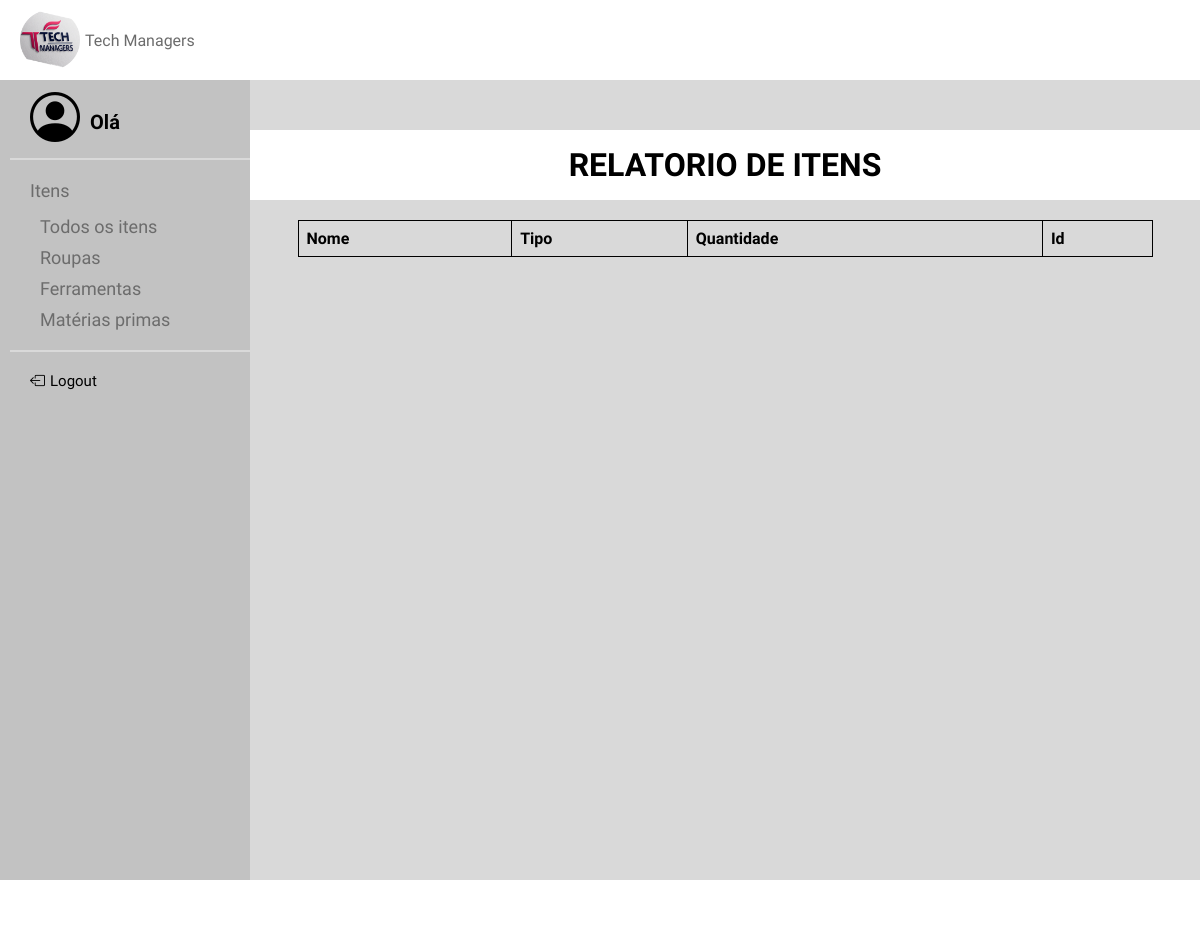
Before: /TelaRelatorio with the older database file.
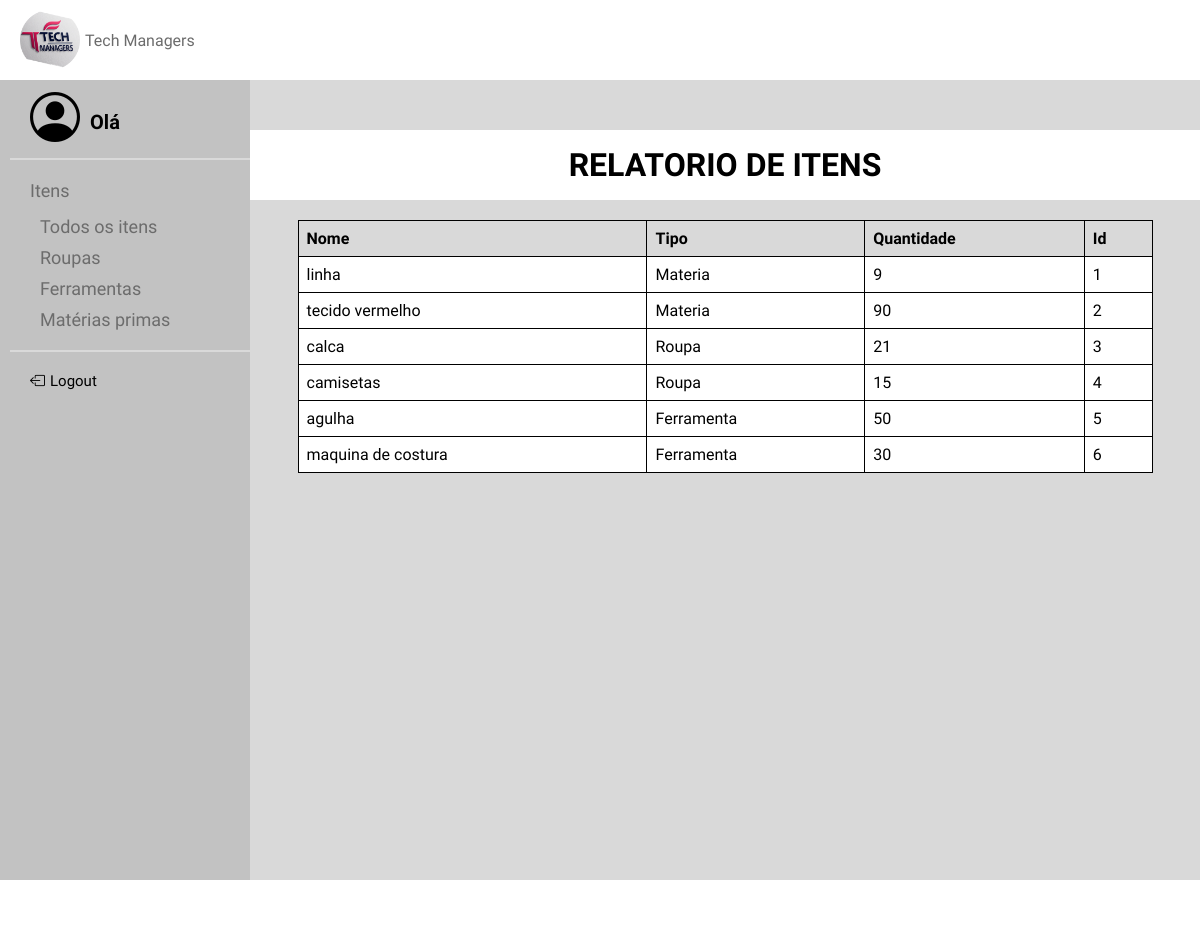
After: the same page with the newer database file.
### models.py (models this page shows, shortened)
class ITEM(Base):
    __tablename__ = 'item'
    id = Column(Integer, primary_key=True, unique=True, nullable=False, index=True)
    nome = Column(String(40), nullable=False, index=True)
    tipo = Column(String(40), nullable=False, index=True)
    quantidade = Column(Integer, nullable=False, index=True)

### app.py (the view)
@app.route('/TelaRelatorio', methods=['GET'])
def TelaRelatorio():
    itens = ITEM.query.all()
    return render_template("RelatorioItens.html", itens=itens)

### templates/RelatorioItens.html
<!DOCTYPE html>
{% extends "base.html" %}
{% block conteudo %}
    <link rel="stylesheet" href="../static/RelatorioItens.css">
    <h1>RELATORIO DE ITENS</h1>
    <table>
        <thead>
        <tr>
            <th>Nome</th>
            <th>Tipo</th>
            <th>Quantidade</th>
            <th>Id</th>
        </tr>
        </thead>
        <tbody>
        {% for item in itens %}
        <tr>
            <td>{{ item.nome }}</td>
            <td>{{ item.tipo }}</td>
            <td>{{ item.quantidade }}</td>
            <td>{{ item.id }}</td>
        </tr>
        {% endfor %}
        </tbody>
    </table>
{% endblock %}

### templates/base.html (shortened to what this page needs)
<!DOCTYPE html>
<html lang="pt-br">
<head>
    <link rel="stylesheet" href="https://cdn.jsdelivr.net/npm/bootstrap-icons@1.10.5/font/bootstrap-icons.css">
    <link rel="stylesheet" href="/static/base.css">
</head>
<body>
<header>
    <a class="navbar-brand" id="logo">
        <img src="../static/imagens/logo.png" width="60" height="60">
        <strong class="koulen-regular" id="txt_logo">Tech Managers</strong>
    </a>
</header>
<aside class="sidebar">
    {% if 'admin' in session and session['admin'] %}
        <div class="pessoa"><i class="bi bi-person-circle" id="person"></i>
            <p>Olá Admin</p></div>
        <hr>
        <dl class="lista">
            <dt class="dt1" id="txt"><a href="{{ url_for('telafuncionarios') }}">Funcionarios</a></dt>
            <dt class="dt2" id="txt"><a href="{{ url_for('telaitens') }}">Itens</a></dt>
            <dd class="dd1" id="txt"><a href="{{ url_for('telaitens') }}">Todos os itens</a></dd>
            <dd class="dd2" id="txt"><a href="{{ url_for('tela_roupas') }}">Roupas</a></dd>
            <dd class="dd3" id="txt"><a href="{{ url_for('tela_ferramentas') }}">Ferramentas</a></dd>
            <dd class="dd4" id="txt"><a href="{{ url_for('tela_materia_prima') }}">Matérias primas</a></dd>
        </dl>
    {% else %}
        <div class="pessoa"><i class="bi bi-person-circle" id="person"></i>
            <p>Olá {{ session['nome_funcionario'] }}</p></div>
        <hr>
        <dl class="lista">
            <dt class="dt2" id="txt"><a href="{{ url_for('TelaFI') }}">Itens</a></dt>
            <dd class="dd1" id="txt"><a href="{{ url_for('TelaFI') }}">Todos os itens</a></dd>
            <dd class="dd2" id="txt"><a href="{{ url_for('tela_roupas') }}">Roupas</a></dd>
            <dd class="dd3" id="txt"><a href="{{ url_for('tela_ferramentas') }}">Ferramentas</a></dd>
            <dd class="dd4" id="txt"><a href="{{ url_for('tela_materia_prima') }}">Matérias primas</a></dd>
        </dl>
    {% endif %}
        <hr>
        <div class="deslogar"><i class="bi bi-box-arrow-left" id="logout"></i>
            <a href="{{ url_for('logout') }}">Logout</a></div>
</aside>
<main>
    <div class="meio">
        {% block conteudo %}
        {% endblock %}
    </div>
</main>
<footer>
</footer>
</body>
</html>

### static/base.css (style rules this page uses)
* { margin: 0; padding: 0; }
.koulen-regular { font-family: "Koulen", sans-serif; font-weight: 400; font-style: normal; }
body { background-color: #d9d9d9; display: grid; grid-template-columns: auto 1fr 1fr; }
header { width: 100%; height: 80px; background-color: #ffffff; display: flex; flex-direction: row; padding-left: 20px; justify-items: center; text-align: center; justify-content: flex-start; grid-column: span 3; }
#logo { margin-right: auto; display: flex; text-align: center; align-items: center; gap: 5px; width: auto; height: auto; }
main { height: 100%; width: 100%; min-height:100vh; display: flex; flex-direction: row; align-items: start; grid-column: span 2; }
footer { height: 50px; width: 100%; background-color: white; grid-column: span 3; }
aside hr { border: 1px solid #d9d9d9; margin-top: 10px; margin-bottom: 20px; margin-left: 10px; }
aside { height: inherit; width: 250px; background-color: #C2C2C2; color: #6c6c6c; padding-top: 10px; font-family: "Mako", sans-serif; font-size: 18px; display: flex; flex-direction: column; grid-column: span 1; }
#person { color: black; font-size: 50px; }
.pessoa { display: flex; flex-direction: row; font-size: 20px; margin-left: 30px; }
.pessoa p { margin-top: 20px; margin-left: 10px; color: black; font-weight: bold; }
#logout { color: black; font-size: 15px; }
.deslogar { display: flex; flex-direction: row; font-size: 15px; margin-left: 30px; color: black; }
.deslogar a { margin-left: 5px; color: black; }
dl { margin-left: 10px; display: flex; flex-direction: column; }
dt { margin-left: 20px; margin-bottom: 10px; }
.dt2 { margin-bottom: 15px; }
dd { margin-left: 30px; margin-bottom: 10px; }
.meio { width: 100%; height: 100%; background-color: #d9d9d9; }
a { text-decoration: none; color: #6c6c6c; }

### static/RelatorioItens.css (style rules this page uses)
h1 { width: 100%; height: 70px; display: flex; background-color: white; align-items: center; justify-content: center; text-align: center; margin-bottom: 20px; font-family: "Koulen", sans-serif; align-self: center; justify-self: center; margin-top: 50px; }
.meio { display: flex; flex-direction: column; align-items: center; }
table { width: 90%; border-collapse: collapse; align-self: center; justify-self: center; font-family: "Koulen", sans-serif; }
th, td { border: 1px solid black; padding: 8px; text-align: left; }
th { background-color: #d9d9d9; }
td { background-color: white; }

Changed rows visible on the page:
added ITEM: nome "linha", tipo "Materia", quantidade "9", id "1"
added ITEM: nome "tecido vermelho", tipo "Materia", quantidade "90", id "2"
added ITEM: nome "calca", tipo "Roupa", quantidade "21", id "3"
added ITEM: nome "camisetas", tipo "Roupa", quantidade "15", id "4"
added ITEM: nome "agulha", tipo "Ferramenta", quantidade "50", id "5"
added ITEM: nome "maquina de costura", tipo "Ferramenta", quantidade "30", id "6"
